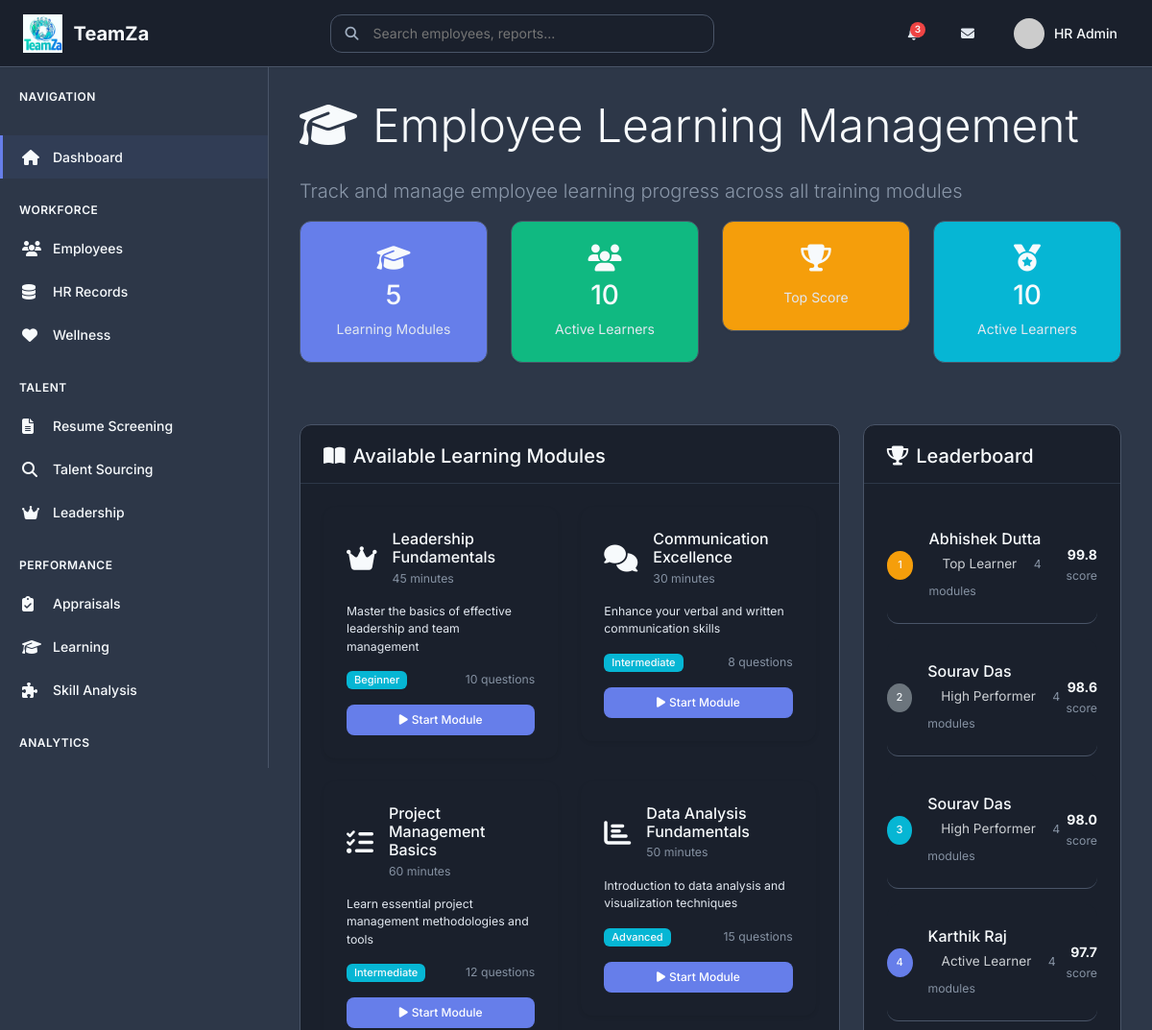
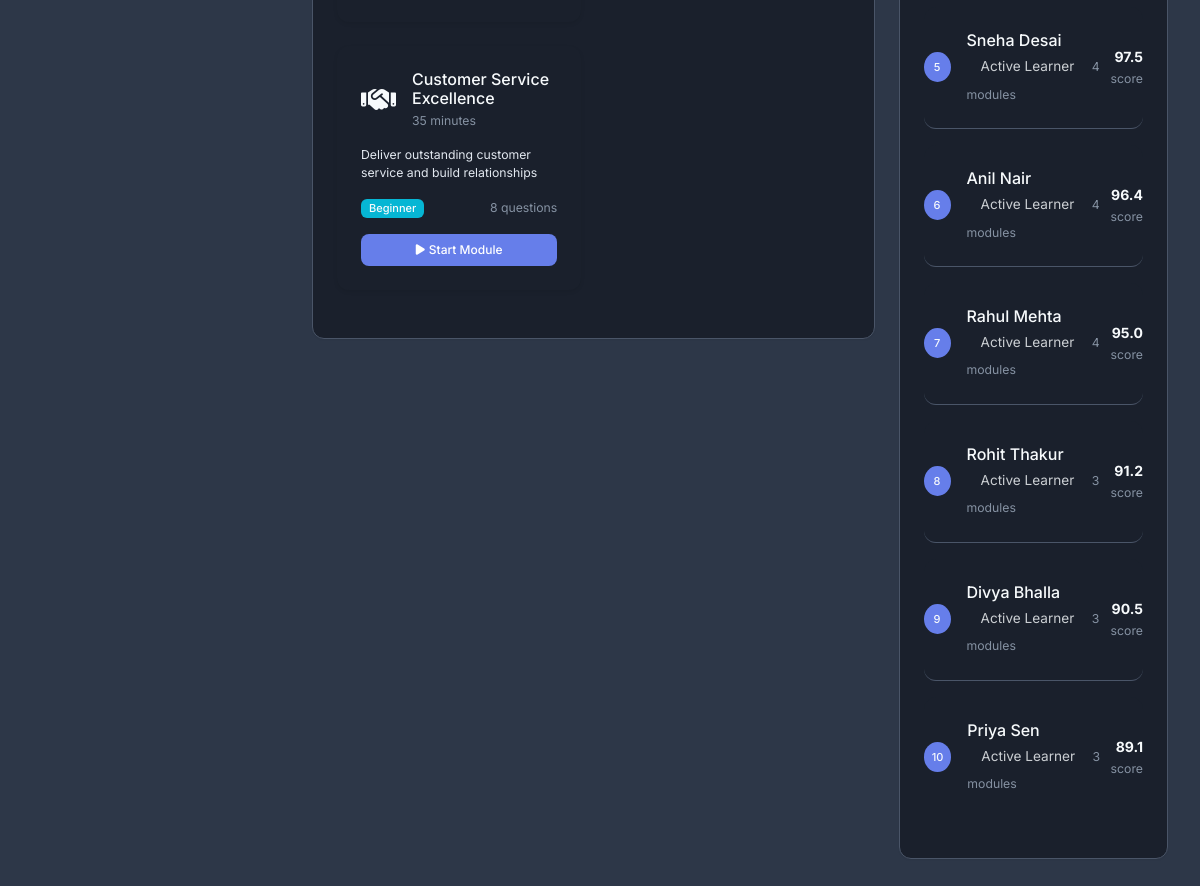
Screenshot of /learning-module with the database file from the repository (2 pictures, top to bottom).
### models.py (models this page shows, shortened)
class Employee(db.Model):
    id = db.Column(db.Integer, primary_key=True)
    name = db.Column(db.String(100), nullable=False)
    email = db.Column(db.String(120), unique=True, nullable=False)
    department = db.Column(db.String(50), nullable=False)
    position = db.Column(db.String(100), nullable=False)
    hire_date = db.Column(db.Date, nullable=False)
    current_salary = db.Column(db.Float, default=0.0)
    performance_score = db.Column(db.Float, default=0.0)
    skills = db.Column(Text)  # JSON string of skills
    gender = db.Column(db.String(20))
    region = db.Column(db.String(50))
    age = db.Column(db.Integer)
    experience_years = db.Column(db.Integer)
    manager_rating = db.Column(db.Float)
    last_hike_date = db.Column(db.Date)
    last_promotion_date = db.Column(db.Date)
    skill_gaps = db.Column(db.String(500))
    status = db.Column(db.String(20), default='active')  # active, inactive, terminated
    created_at = db.Column(db.DateTime, default=datetime.utcnow)

### routes.py (the view)
@app.route('/learning-module')
def learning_module():
    modules = mock_data_gen.get_learning_modules()
    leaderboard = hr_analytics.get_learning_leaderboard()
    employees = Employee.query.all()
    return render_template('learning_module.html',
                         modules=modules,
                         leaderboard=leaderboard,
                         employees=employees)

### data/mock_data.py (called while the page is built)
    def get_learning_modules(self):
        return self.learning_modules

### templates/learning_module.html (shortened to what this page needs)
{% extends "base.html" %}
{% block content %}
<div class="row">
    <div class="col-12">
        <h1 class="display-5 mb-4">
            <i class="fas fa-graduation-cap me-3"></i>Employee Learning Management
        </h1>
        <p class="lead text-muted">Track and manage employee learning progress across all training modules</p>
    </div>
</div>
<div class="row mb-5">
    <div class="col-md-3 mb-3">
        <div class="card bg-primary">
            <div class="card-body text-center">
                <i class="fas fa-graduation-cap fa-2x mb-2"></i>
                <h3 class="card-title">{{ modules|length }}</h3>
                <p class="card-text">Learning Modules</p>
            </div>
        </div>
    </div>
    <div class="col-md-3 mb-3">
        <div class="card bg-success">
            <div class="card-body text-center">
                <i class="fas fa-users fa-2x mb-2"></i>
                <h3 class="card-title">{{ leaderboard|length }}</h3>
                <p class="card-text">Active Learners</p>
            </div>
        </div>
    </div>
    <div class="col-md-3 mb-3">
        <div class="card bg-warning">
            <div class="card-body text-center">
                <i class="fas fa-trophy fa-2x mb-2"></i>
                <p class="card-text">Top Score</p>
            </div>
        </div>
    </div>
    <div class="col-md-3 mb-3">
        <div class="card bg-info">
            <div class="card-body text-center">
                <i class="fas fa-medal fa-2x mb-2"></i>
                <h3 class="card-title">{% if leaderboard %}{{ leaderboard|length }}{% else %}0{% endif %}</h3>
                <p class="card-text">Active Learners</p>
            </div>
        </div>
    </div>
</div>
<div class="row">
    <div class="col-lg-8 mb-4">
        <div class="card">
            <div class="card-header">
                <h5 class="mb-0">
                    <i class="fas fa-book-open me-2"></i>Available Learning Modules
                </h5>
            </div>
            <div class="card-body">
                <div class="row">
                    {% for module in modules %}
                    <div class="col-md-6 mb-4">
                        <div class="card border-0 shadow-sm">
                            <div class="card-body">
                                <div class="d-flex align-items-center mb-3">
                                    <i class="{{ module.icon }} fa-2x text-primary me-3"></i>
                                    <div>
                                        <h6 class="card-title mb-0">{{ module.title }}</h6>
                                        <small class="text-muted">{{ module.duration }} minutes</small>
                                    </div>
                                </div>
                                <p class="card-text small">{{ module.description }}</p>
                                <div class="d-flex justify-content-between align-items-center mb-3">
                                    <span class="badge bg-info">{{ module.difficulty }}</span>
                                    <span class="text-muted small">{{ module.questions }} questions</span>
                                </div>
                                <button class="btn btn-primary btn-sm w-100" onclick="startQuiz('{{ module.id }}', '{{ module.title }}')">
                                    <i class="fas fa-play me-1"></i>Start Module
                                </button>
                            </div>
                        </div>
                    </div>
                    {% endfor %}
                </div>
            </div>
        </div>
    </div>
    <div class="col-lg-4 mb-4">
        <div class="card">
            <div class="card-header">
                <h5 class="mb-0">
                    <i class="fas fa-trophy me-2"></i>Leaderboard
                </h5>
            </div>
            <div class="card-body">
                {% if leaderboard %}
                <div class="list-group list-group-flush">
                    {% for learner in leaderboard %}
                    <div class="list-group-item d-flex justify-content-between align-items-center px-0 employee-card">
                        <div class="d-flex align-items-center">
                            <div class="badge bg-{% if loop.index == 1 %}warning{% elif loop.index == 2 %}secondary{% elif loop.index == 3 %}info{% else %}primary{% endif %} rounded-circle me-3"
                                 style="width: 30px; height: 30px; display: flex; align-items: center; justify-content: center;">
                                {{ loop.index }}
                            </div>
                            <div>
                                <h6 class="mb-0">{{ learner.name }}</h6>
                                <small class="text-muted">
                                    {% if loop.index == 1 %}
                                    <span class="skill-tag">Top Learner</span>
                                    {% elif loop.index <= 3 %}
                                    <span class="skill-tag">High Performer</span>
                                    {% else %}
                                    <span class="skill-tag">Active Learner</span>
                                    {% endif %}
                                    {{ learner.modules }} modules
                                </small>
                            </div>
                        </div>
                        <div class="text-end">
                            <div class="fw-bold">{{ learner.score }}</div>
                            <small class="text-muted">score</small>
                        </div>
                    </div>
                    {% endfor %}
                </div>
                {% else %}
                <div class="text-center py-4">
                    <i class="fas fa-trophy fa-3x text-muted mb-3"></i>
                    <p class="text-muted">No learners yet!</p>
                    <p class="small text-muted">Complete a module to appear on the leaderboard</p>
                </div>
                {% endif %}
            </div>
        </div>
    </div>
</div>
{% endblock %}

### templates/base.html (shortened to what this page needs)
<!DOCTYPE html>
<html lang="en" data-bs-theme="light">
<head>
    <link href="https://cdn.jsdelivr.net/npm/bootstrap@5.3.0/dist/css/bootstrap.min.css" rel="stylesheet">
    <link rel="stylesheet" href="https://cdnjs.cloudflare.com/ajax/libs/font-awesome/6.4.0/css/all.min.css">
    <link rel="stylesheet" href="{{ url_for('static', filename='css/custom.css') }}">
</head>
<body class="modern-layout">
    <nav class="top-navbar">
        <div class="navbar-container">
            <div class="navbar-brand-section">
                <img src="{{ url_for('static', filename='images/teamza-logo.png') }}" alt="TeamZa" class="brand-logo">
                <span class="brand-text">TeamZa</span>
            </div>
            <div class="navbar-search">
                <div class="search-container">
                    <i class="fas fa-search search-icon"></i>
                    <input type="text" placeholder="Search employees, reports..." class="search-input">
                </div>
            </div>
            <div class="navbar-actions">
                <button class="action-btn" title="Notifications">
                    <span class="notification-badge">3</span>
                </button>
                <button class="action-btn" title="Messages">
                    <i class="fas fa-envelope"></i>
                </button>
                <div class="user-profile">
                    <img src="https://ui-avatars.com/api/?name=HR+Admin&background=667eea&color=fff" alt="Profile" class="profile-avatar">
                    <span class="profile-name">HR Admin</span>
                </div>
            </div>
        </div>
    </nav>
    <aside class="sidebar">
        <div class="sidebar-header">
            <h6 class="sidebar-title">Navigation</h6>
        </div>
        <nav class="sidebar-nav">
            <a href="{{ url_for('dashboard') }}" class="nav-item active">
                <i class="nav-icon fas fa-home"></i>
                <span class="nav-text">Dashboard</span>
            </a>
            <div class="nav-group">
                <div class="nav-group-title">Workforce</div>
                <a href="{{ url_for('employee_management') }}" class="nav-item">
                    <i class="nav-icon fas fa-users"></i>
                    <span class="nav-text">Employees</span>
                </a>
                <a href="{{ url_for('hr_data_management') }}" class="nav-item">
                    <i class="nav-icon fas fa-database"></i>
                    <span class="nav-text">HR Records</span>
                </a>
                <a href="{{ url_for('wellness_tracker') }}" class="nav-item">
                    <i class="nav-icon fas fa-heart"></i>
                    <span class="nav-text">Wellness</span>
                </a>
            </div>
            <div class="nav-group">
                <div class="nav-group-title">Talent</div>
                <a href="{{ url_for('resume_screening') }}" class="nav-item">
                    <i class="nav-icon fas fa-file-alt"></i>
                    <span class="nav-text">Resume Screening</span>
                </a>
                <a href="{{ url_for('talent_sourcing') }}" class="nav-item">
                    <i class="nav-icon fas fa-search"></i>
                    <span class="nav-text">Talent Sourcing</span>
                </a>
                <a href="{{ url_for('leadership_potential') }}" class="nav-item">
                    <i class="nav-icon fas fa-crown"></i>
                    <span class="nav-text">Leadership</span>
                </a>
            </div>
            <div class="nav-group">
                <div class="nav-group-title">Performance</div>
                <a href="{{ url_for('appraisal_dashboard') }}" class="nav-item">
                    <i class="nav-icon fas fa-clipboard-check"></i>
                    <span class="nav-text">Appraisals</span>
                </a>
                <a href="{{ url_for('learning_module') }}" class="nav-item">
                    <i class="nav-icon fas fa-graduation-cap"></i>
                    <span class="nav-text">Learning</span>
                </a>
                <a href="{{ url_for('skill_gap_analysis') }}" class="nav-item">
                    <i class="nav-icon fas fa-puzzle-piece"></i>
                    <span class="nav-text">Skill Analysis</span>
                </a>
            </div>
            <div class="nav-group">
                <div class="nav-group-title">Analytics</div>
                <a href="{{ url_for('hr_insights') }}" class="nav-item">
                </a>
            </div>
        </nav>
    </aside>
    <main class="main-content">
        <div class="content-wrapper">
            {% block content %}{% endblock %}
        </div>
    </main>
</body>
</html>

### rows the page displays
Employee: name "Abhishek Dutta", shows "Top Learner", modules "4", score "99.8"
Employee: name "Sourav Das", shows "High Performer", modules "4", score "98.6"
Employee: name "Sourav Das", shows "High Performer", modules "4", score "98.0"
Employee: name "Karthik Raj", shows "Active Learner", modules "4", score "97.7"
Employee: name "Sneha Desai", shows "Active Learner", modules "4", score "97.5"
Employee: name "Anil Nair", shows "Active Learner", modules "4", score "96.4"
Employee: name "Rahul Mehta", shows "Active Learner", modules "4", score "95.0"
Employee: name "Rohit Thakur", shows "Active Learner", modules "3", score "91.2"
Employee: name "Divya Bhalla", shows "Active Learner", modules "3", score "90.5"
Employee: name "Priya Sen", shows "Active Learner", modules "3", score "89.1"

### other values shown
{{ modules|length }} "5"
{{ leaderboard|length }} "10"
{{ module.title }} "Leadership Fundamentals" "Communication Excellence" "Project Management Basics" "Data Analysis Fundamentals" "Customer Service Excellence"
{{ module.duration }} "45" "30" "60" "50" "35"
{{ module.description }} "Master the basics of effective leadership and team management" "Enhance your verbal and written communication skills" "Learn essential project management methodologies and tools" "Introduction to data analysis and visualization techniques" "Deliver outstanding customer service and build relationships"
{{ module.difficulty }} "Beginner" "Intermediate" "Intermediate" "Advanced" "Beginner"
{{ module.questions }} "10" "8" "12" "15" "8"
